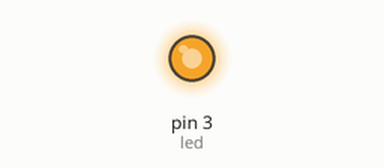
Bench run of a sketch on a simulated Arduino Uno, built with avr-gcc and run on an emulated ATmega328P. On the bench: output pins drawn as LEDs (lit = HIGH). Random numbers use the default seed unless the sketch sets one.

Above: at 0.1 s.
At 9.1 s:
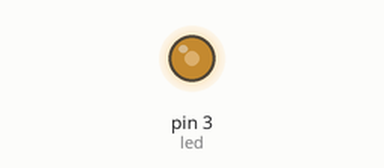
At 19.31 s:
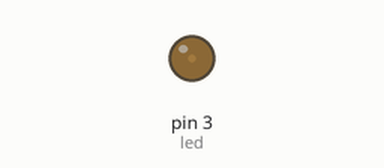
At 38.82 s:
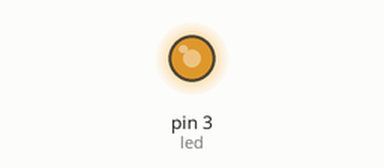
Timing chart, 0 to 40.0 s (numbered marks = the images above):
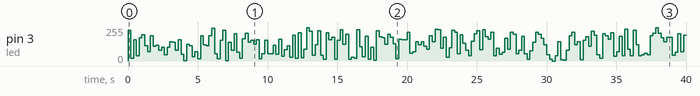

The sketch:

sketch02_pwm_led.ino
```cpp
int pwm=0;
int led = 3;//D3

void setup() {

}

void loop() {
  // put your main code here, to run repeatedly:

  pwm=random(0,255);
  pwmLed(led,pwm);
}
void pwmLed(int led, int pwmValue){

  analogWrite(led,pwmValue);
  delay(200);
}
```

Measured:
- by itself, pin 3 (led): 0/255 → 232/255 at 0.00 s, → 19/255 0.20 s later, → 158/255 0.20 s later, → 38/255 0.20 s later, … (199 changes in this stretch)
